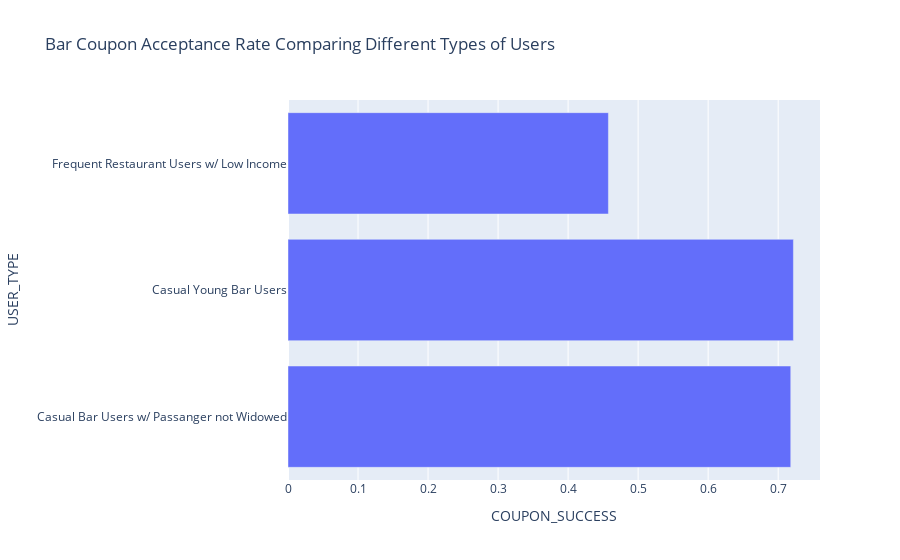

Notebook cell for this chart:
### Markdown cell above
6. Compare the acceptance rates between those drivers who:

- go to bars more than once a month, had passengers that were not a kid, and were not widowed *OR*
- go to bars more than once a month and are under the age of 30 *OR*
- go to cheap restaurants more than 4 times a month and income is less than 50K.

### Code cell
occupation_range = ['Farming Fishing & Forestry'] 
passanger_range = ['Kid(s)', 'Alone']
bar_frequency_range = ['1~3','4~8','gt8']
marital_status = ['Widowed']
age_range = ['below21','21', '26'] 
restaurant_frequency_range = ['4~8','gt8']
income_range = ['$25000 - $37499','$12500 - $24999','$37500 - $49999']
bar_coupon_success_for_casual_w_passanger_not_widowed = data_only_bar_coupon.query("BAR in @bar_frequency_range & MARITAL_STATUS not in @marital_status & PASSANGER not in @passanger")[['COUPON_SUCCESS']].mean().values[0]
bar_coupon_success_for_casual_under_30 = data_only_bar_coupon.query("BAR in @bar_frequency_range & AGE in @age_range")[['COUPON_SUCCESS']].mean().values[0]
bar_coupon_success_frequent_restaurant_low_income = data_only_bar_coupon.query("RESTAURANT_LESS_THAN_20 in @restaurant_frequency_range & INCOME in @income_range")[['COUPON_SUCCESS']].mean().values[0]
# Create a DataFrame from your variables
bar_coupon_comparison3 = {
    'USER_TYPE': ['Casual Bar Users w/ Passanger not Widowed', 'Casual Young Bar Users', 'Frequent Restaurant Users w/ Low Income'],
    'COUPON_SUCCESS': [bar_coupon_success_for_casual_w_passanger_not_widowed, bar_coupon_success_for_casual_under_30, bar_coupon_success_frequent_restaurant_low_income]
}
# print(bar_coupon_comparison3)
bar_coupon_comparison_df3 = pd.DataFrame(bar_coupon_comparison3)

# Create a bar chart with Plotly
fig4 = px.bar(bar_coupon_comparison_df3, y='USER_TYPE', x='COUPON_SUCCESS', title='Bar Coupon Acceptance Rate Comparing Different Types of Users')
fig4.show()

### Figure 1 — Plotly figure (JSON) as saved in the notebook; plotly's stock layout.template omitted (floating-point values rounded to 4 significant figures)
{"data": [{"alignmentgroup": "True", "hovertemplate": "COUPON_SUCCESS=%{x}<br>USER_TYPE=%{y}<extra></extra>", "legendgroup": "", "marker": {"color": "#636efa", "pattern": {"shape": ""}}, "name": "", "offsetgroup": "", "orientation": "h", "showlegend": false, "textposition": "auto", "type": "bar", "x": [0.7179, 0.7217, 0.4576], "xaxis": "x", "y": ["Casual Bar Users w/ Passanger not Widowed", "Casual Young Bar Users", "Frequent Restaurant Users w/ Low Income"], "yaxis": "y"}], "layout": {"autosize": true, "barmode": "relative", "legend": {"tracegroupgap": 0}, "title": {"text": "Bar Coupon Acceptance Rate Comparing Different Types of Users"}, "xaxis": {"anchor": "y", "autorange": true, "domain": [0, 1], "range": [0, 0.7597], "title": {"text": "COUPON_SUCCESS"}, "type": "linear"}, "yaxis": {"anchor": "x", "autorange": true, "domain": [0, 1], "range": [-0.5, 2.5], "title": {"text": "USER_TYPE"}, "type": "category"}}}
